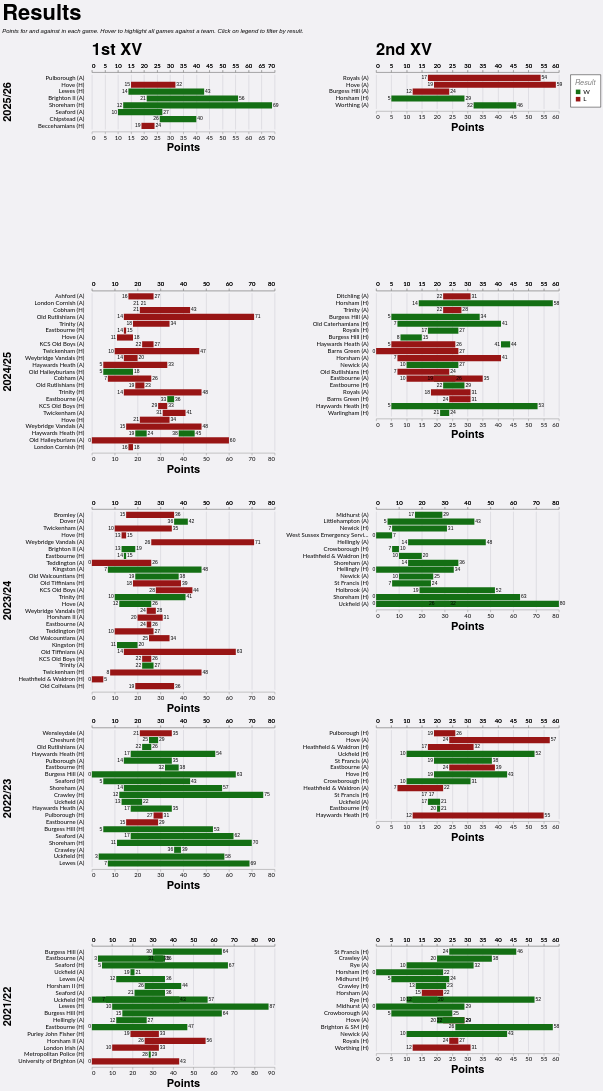

Here is the Vega-Lite specification saved for this chart:
### Vega-Lite specification from a JSON file in a GitHub repository (floating-point values rounded to 4 significant figures; data arrays with more than 128 entries replaced by an {"elided": "..."} marker saying what was removed)
{"config": {"axis": {"labelFont": "Lato, sans-serif", "titleFont": "PT Sans Narrow, Helvetica Neue, Helvetica, Arial, sans-serif", "labelFontSize": 13, "titleFontSize": 24, "gridColor": "#202947", "gridOpacity": 0.2}, "header": {"labelFont": "PT Sans Narrow, Helvetica Neue, Helvetica, Arial, sans-serif", "titleFont": "PT Sans Narrow, Helvetica Neue, Helvetica, Arial, sans-serif", "labelFontSize": 24, "titleFontSize": 28, "labelFontWeight": "bold", "orient": "left"}, "legend": {"labelFont": "Lato, sans-serif", "titleFont": "PT Sans Narrow, Helvetica Neue, Helvetica, Arial, sans-serif", "labelFontSize": 14, "titleFontSize": 16, "titlePadding": 5, "fillColor": "white", "strokeColor": "black", "padding": 10, "titleFontWeight": "lighter", "titleFontStyle": "italic", "titleColor": "gray", "offset": 10}, "title": {"font": "PT Sans Narrow, Helvetica Neue, Helvetica, Arial, sans-serif", "fontSize": 48, "fontWeight": "bold", "anchor": "start", "align": "center", "titlePadding": 20, "subtitlePadding": 10, "subtitleFontSize": 13, "subtitleColor": "", "subtitleFontStyle": "italic", "offset": 15, "color": "black"}, "axisX": {"labelAngle": 0}, "facet": {"title": null, "header": null, "align": {"row": "each", "column": "each"}}, "resolve": {"scale": {"y": "independent", "facet": "independent"}}, "background": "#f2f1f4", "view": {"strokeWidth": 0}}, "data": {"name": "data-737c4b398eea6b21bbe841ae5bd3c399"}, "facet": {"column": {"field": "squad", "header": {"labelAnchor": "start", "labelExpr": "datum.value + ' XV'", "labelFontSize": 36, "title": null}, "title": null, "type": "nominal"}, "row": {"field": "season", "sort": {"field": "season", "order": "descending"}, "title": null, "type": "nominal"}}, "spec": {"layer": [{"mark": {"type": "bar"}, "encoding": {"color": {"field": "result", "legend": {"orient": "right", "title": "Result", "titleOrient": "top"}, "scale": {"domain": ["W", "L"], "range": ["#146f14", "#981515"]}, "type": "nominal"}, "detail": {"field": "game_id", "type": "nominal"}, "opacity": {"condition": {"param": "param_4", "value": 1.0, "empty": true}, "value": 0.2}, "x": {"axis": {"offset": 5, "orient": "bottom"}, "field": "pf", "title": "Points", "type": "quantitative"}, "x2": {"field": "pa"}, "y": {"axis": {"domain": false, "grid": false, "offset": 15, "ticks": false, "title": null}, "field": "game_label", "sort": {"field": "date", "order": "descending"}, "title": null, "type": "nominal"}}, "name": "view_2"}, {"mark": {"type": "text", "align": "right", "dx": -2, "dy": 0}, "encoding": {"color": {"value": "black"}, "detail": {"field": "game_id", "type": "nominal"}, "opacity": {"condition": {"param": "param_4", "value": 1.0, "empty": true}, "value": 0.2}, "text": {"field": "loser", "type": "nominal"}, "x": {"axis": {"offset": 5, "orient": "top"}, "field": "loser", "title": null, "type": "quantitative"}, "y": {"axis": {"domain": false, "grid": false, "offset": 15, "ticks": false, "title": null}, "field": "game_label", "sort": {"field": "date", "order": "descending"}, "title": null, "type": "nominal"}}}, {"mark": {"type": "text", "align": "left", "dx": 2, "dy": 0}, "encoding": {"color": {"value": "black"}, "detail": {"field": "game_id", "type": "nominal"}, "opacity": {"condition": {"param": "param_4", "value": 1.0, "empty": true}, "value": 0.2}, "text": {"field": "winner", "type": "nominal"}, "x": {"axis": {"offset": 5, "orient": "top"}, "field": "winner", "title": null, "type": "quantitative"}, "y": {"axis": {"domain": false, "grid": false, "offset": 15, "ticks": false, "title": null}, "field": "game_label", "sort": {"field": "date", "order": "descending"}, "title": null, "type": "nominal"}}}], "height": {"step": 15}, "transform": [{"filter": {"param": "param_5"}}], "width": 400}, "params": [{"name": "param_4", "select": {"type": "point", "clear": "mouseout", "fields": ["opposition"], "on": "hover"}, "views": ["view_2"]}, {"name": "param_5", "select": {"type": "point", "fields": ["result"]}, "bind": "legend", "views": ["view_2"]}], "resolve": {"scale": {"x": "independent", "y": "independent"}}, "spacing": 10, "title": {"text": "Results", "subtitle": "Points for and against in each game. Hover to highlight all games against a team. Click on legend to filter by result."}, "$schema": "https://vega.github.io/schema/vega-lite/v5.20.1.json", "datasets": {"data-737c4b398eea6b21bbe841ae5bd3c399": {"elided": "167 records"}}}
